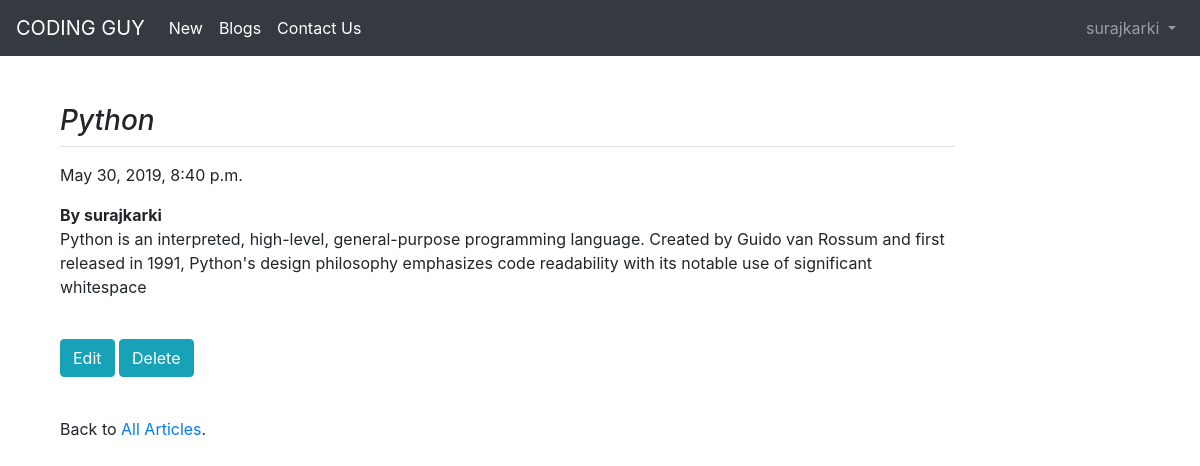
The app's page /articles/2/ (signed in) with its own data.
### users/models.py (models this page shows)
class CustomUser(AbstractUser):                # Class for custom user.
    age = models.PositiveIntegerField(null=True, blank=True)

### articles/models.py (models this page shows, shortened)
class Article(models.Model):
   title = models.CharField(max_length=255)
   body = models.TextField()
   date = models.DateTimeField(auto_now_add=True)
   author = models.ForeignKey(
     get_user_model(),
     on_delete=models.CASCADE,
    )

### articles/views.py (the view)
# urls.py: path('<int:pk>/',ArticleDetailView.as_view(), name='article_detail'), # new
class ArticleDetailView(LoginRequiredMixin,DetailView):
      model = Article
      template_name = 'articles/article_detail.html'
      login_url = 'login'

### articles/templates/articles/article_detail.html
{% extends 'users/base.html' %}
{% block content %}
	<div class="container">
    <div class="row mt-5">
        <div class="col-md-10 blog-main">
            <h3 class="pb-2 mb-3 font-italic border-bottom">
                {{article.title}}
            </h3>
            <div class="blog-post">
                <p class="blog-post-meta">{{article.date}}</p>
				<dl>
					<dt>By {{article.author}}</dt>
					<dd>{{article.body}}</dd>
				</dl>
			</div>
	<br><p><a href="{% url 'article_edit' article.pk %}" class="btn btn-info" role="button">Edit</a>
	<a href="{% url 'article_delete' article.pk %}" class="btn btn-info" role="button">Delete</a></p>
	<br><p>Back to <a href="{% url 'article_list' %}">All Articles</a>.</p>
{% endblock content %}

### users/templates/users/base.html (shortened to what this page needs)
<!doctype html>
<html lang="en">
	<head>
		<link rel="stylesheet"
			href="https://stackpath.bootstrapcdn.com/bootstrap/4.1.3/css/\
			bootstrap.min.css"
			integrity="sha384-MCw98/SFnGE8fJT3GXwEOngsV7Zt27NXFoaoApmYm81i\
			uXoPkFOJwJ8ERdknLPMO"
>
	</head>
	<body>
		<nav class="navbar navbar-expand-md navbar-dark bg-dark mb-4">
			<a class="navbar-brand" href="{% url 'home' %}">CODING GUY</a>
			<div class="collapse navbar-collapse" id="navbarCollapse">
				{% if user.is_authenticated %}
					<div class="collapse navbar-collapse" id="navbarNav">
						<ul class="navbar-nav">
							<li class="nav-item active">
								<a class="nav-link" href="{% url 'article_new' %}">New <span class="sr-only">(current)</span></a>
							</li>
						</ul>
						<ul class="navbar-nav">
							<li class="nav-item active">
								<a class="nav-link" href="{% url 'article_list' %}">Blogs<span class="sr-only">(current)</span></a>
							</li>
						</ul>
						<ul class="navbar-nav">
							<li class="nav-item active">
								<a class="nav-link" href="/users/contact">Contact Us <span class="sr-only">(current)</span></a>
							</li>
						</ul>
						<ul class="navbar-nav ml-auto">
							<li class="nav-item">
								<a class="nav-link dropdown-toggle" href="#" id="userMenu"
									data-toggle="dropdown" aria-haspopup="true"
									aria-expanded="false">
									{{ user.username }}
								</a>
							</li>
						</ul>
					{% endif %}
				</div>
			</div>
		</nav>
		<div class="container">
			{% block content %}
			{% endblock content %}
		</div>
	</body>
</html>

### records on screen
CustomUser: username "surajkarki"
Article: title "Python", date "May 30, 2019, 8:40 p.m.", author "surajkarki", body "Python is an interpreted, high-level, general-purpose programming language. Created by Guido van Rossum and first released in 1991, Python's design philosophy emphasizes code readability with its notable use of significant whitespace"
